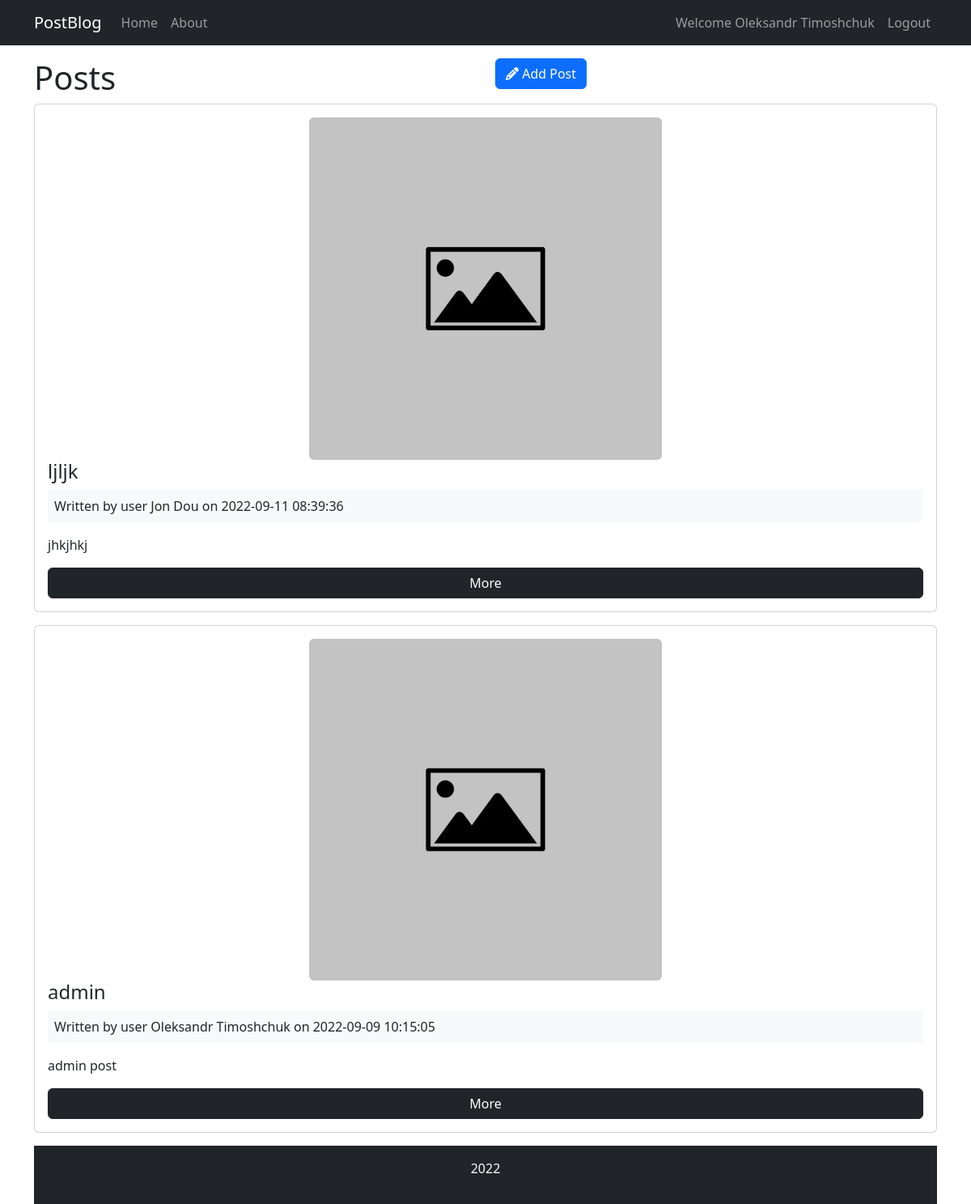
Screenshot of /posts (signed in) with the database file from the repository.
### tables this page shows
CREATE TABLE `posts` (
  `id` int(11) NOT NULL,
  `user_id` int(11) NOT NULL,
  `image` varchar(500) NOT NULL,
  `title` varchar(255) NOT NULL,
  `body` text NOT NULL,
  `created_at` datetime NOT NULL DEFAULT current_timestamp()
);

CREATE TABLE `users` (
  `id` int(11) NOT NULL,
  `name` varchar(255) NOT NULL,
  `email` varchar(255) NOT NULL,
  `password` varchar(255) NOT NULL,
  `created_at` datetime NOT NULL DEFAULT current_timestamp(),
  `is_admin` tinyint(1) NOT NULL
);

### app/controllers/Posts.php (called while the page is built, shortened)
<?php
class Posts extends Controller
{
	public function __construct()
	{
		$this->postModel = $this->model("Post");
	}
	public function index()
	{
		$posts = $this->postModel->getPosts();
		$data = [
			"posts" => $posts
		];
		$this->view("posts/index", $data);
	}
}

### app/libraries/Core.php (called while the page is built, shortened)
<?php
class Core
{
	protected $currentMethod = "index";
	public function __construct()
	{
		$url = $this->getUrl();
		if (!empty($url[0]) && file_exists("../app/controllers/" . ucwords($url[0]) . ".php")) {
			unset($url[0]);
		}
		$this->currentController = new $this->currentController;
		$this->params = $url ? array_values($url) : [];
		call_user_func_array([$this->currentController, $this->currentMethod], $this->params);
	}
	public function getUrl()
	{
		if (isset($_GET["url"])) {
			$url = rtrim($_GET["url"], "/");
			$url = filter_var($url, FILTER_SANITIZE_URL);
			$url = explode("/", $url);
			return $url;
		}
	}
}

### public/index.php (called while the page is built, shortened)
<?php
$init = new Core();

### app/libraries/Database.php (called while the page is built, shortened)
<?php
class Database
{
	private $host = DB_HOST;
	private $user = DB_USER;
	private $pass = DB_PASS;
	private $dbname = DB_NAME;
	private $dbh;
	private $stmt;
	public function __construct()
	{
		$dsn = "mysql:host:={$this->host}; dbname={$this->dbname}";
		$options = array(
			PDO::ATTR_PERSISTENT => true,
			PDO::ATTR_ERRMODE => PDO::ERRMODE_EXCEPTION
		);
		try {
			$this->dbh = new PDO($dsn, $this->user, $this->pass, $options);
		} catch (PDOException $e) {
			$this->error = $e->getMessage();
			echo $this->error;
		}
	}
	public function query($sql)
	{
		$this->stmt = $this->dbh->prepare($sql);
	}
	public function execute()
	{
		return $this->stmt->execute();
	}
	public function resultSet()
	{
		$this->execute();
		return $this->stmt->fetchAll(PDO::FETCH_OBJ);
	}
}

### app/models/Post.php (called while the page is built, shortened)
<?php
class Post
{
	private $db;
	public function __construct()
	{
		$this->db = new Database;
	}
	public function getPosts()
	{
		$this->db->query("SELECT *, posts.id as postId, users.id as userId,
		posts.created_at as postCreated, users.created_at as userCreated
		FROM posts INNER JOIN users ON posts.user_id = users.id
		ORDER BY posts.created_at DESC");
		$results = $this->db->resultSet();
		return $results;
	}
}

### app/views/posts/index.php (the view, shortened to what this page needs)
<?php require APPROOT . "/views/inc/header.php"; ?>
<div class="row">
	<div class="col-md-6">
		<h1>Posts</h1>
	</div>
	<div class="col-md-6">
		<a href="<?php echo URLROOT ?>/posts/add" class="btn btn-primary pull-right">
			<i class="fa fa-pencil"></i> Add Post
		</a>
	</div>
</div>
<?php foreach ($data['posts'] as $post) : ?>
	<div class="card card-body mb-3">
		<div class="row">
			<div class="col-5 mx-auto">
				<img class="img-fluid rounded" src="<?php echo $post->image ? URLROOT.'/uploads/img/' .$post->image : URLROOT.'/uploads/img/default-image.jpg'; ?>" alt="Post image">
			</div>
		</div>
		<h4 class="card-title">
			<?php echo $post->title; ?>
		</h4>
		<div class="bg-light p-2 mb-3">
			Written by user <?php echo $post->name . " on " . $post->postCreated; ?>
		</div>
		<p class="card-text"><?php echo $post->body; ?></p>
		<a href="<?php echo URLROOT; ?>/posts/show/<?php echo $post->postId; ?>" class="btn btn-dark">More</a>
	</div>
<?php endforeach; ?>
<?php require APPROOT . "/views/inc/footer.php"; ?>

### app/libraries/Controller.php (shortened to what this page needs)
<?php
class Controller
{
	public function view($view, $data = [])
	{
		if (file_exists("../app/views/" . $view . ".php")) {
			require_once "../app/views/" . $view . ".php";
		} else {
			die("View does not exist");
		}
	}
}

### app/views/inc/header.php (shortened to what this page needs)
<!DOCTYPE html>
<html lang="en">
<head>
	<link rel="stylesheet" href="https://cdnjs.cloudflare.com/ajax/libs/font-awesome/6.2.0/css/all.min.css" />
	<link href="https://cdn.jsdelivr.net/npm/bootstrap@5.2.0/dist/css/bootstrap.min.css" rel="stylesheet">
	<link rel="stylesheet" href="<?php echo URLROOT; ?>/css/style.css">
</head>
<body>
	<?php require APPROOT . "/views/inc/navbar.php"; ?>
	<div class="container">

### app/views/inc/navbar.php (shortened to what this page needs)
<nav class="navbar navbar-expand-lg navbar-dark bg-dark mb-3">
	<div class="container">
		<a class="navbar-brand" href="<?php echo URLROOT; ?>"><?php echo SITENAME; ?></a>
		<div class="collapse navbar-collapse" id="navbarCollapse">
			<ul class="navbar-nav me-auto mb-2 mb-md-0">
				<li class="nav-item">
					<a class="nav-link" aria-current="page" href="<?php echo URLROOT; ?>">Home</a>
				</li>
				<li class="nav-item">
					<a class="nav-link" href="<?php echo URLROOT; ?>/pages/about">About</a>
				</li>
			</ul>
			<ul class="navbar-nav ml-auto">
				<?php if (isset($_SESSION['user_id'])) : ?>
					<li class="nav-item">
						<a class="nav-link" aria-current="page" href="#">Welcome <?php echo $_SESSION["user_name"] ?></a>
					</li>
					<li class="nav-item">
						<a class="nav-link" aria-current="page" href="<?php echo URLROOT; ?>/users/logout">Logout</a>
					</li>
				<?php endif; ?>
			</ul>
		</div>
	</div>
</nav>

### app/views/inc/footer.php (shortened to what this page needs)
<footer class="p-3 mt-3 text-center bg-dark text-light">
  <p><?php echo date("Y");?></p>
</footer>
</body>
</html>

### rows the page displays
posts: title "ljljk", user.name "Jon Dou", created_at "2022-09-11 08:39:36", body "jhkjhkj"
posts: title "admin", user.name "Oleksandr Timoshchuk", created_at "2022-09-09 10:15:05", body "admin post"

### other values shown
SITENAME "PostBlog"
$_SESSION["user_name"] "Oleksandr Timoshchuk"
